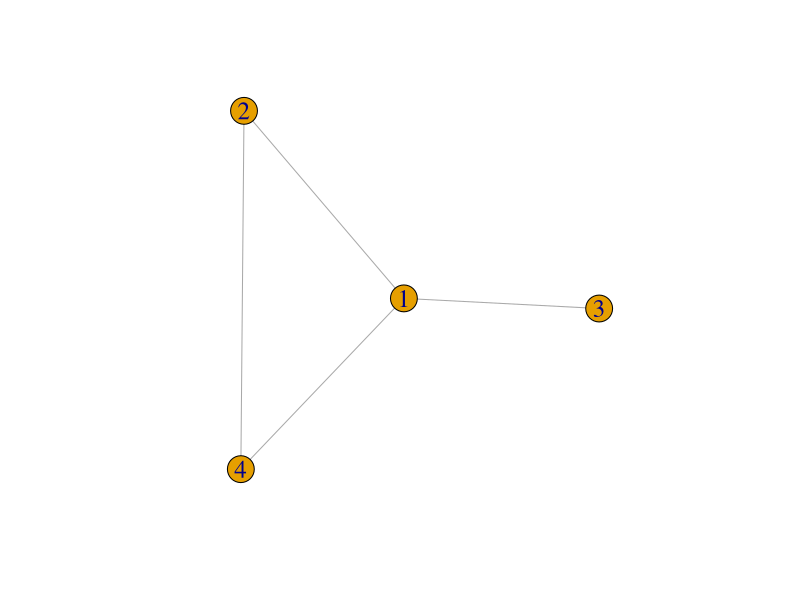

Write the R code that produced this figure.
## ---- chunk 1
#| label: fig-4_5
#| fig-cap: "一个朋友网络图"
#| warning: false
#| 

library(igraph)
 
vertices <- c(1, 2, 3, 4)  
edges <- cbind(c(1, 1, 1, 2), c(3, 2, 4, 4))  
g <- graph_from_edgelist(edges, directed = FALSE)  
V(g)$label <- vertices

plot(g, vertex.label.cex = 1.5)
